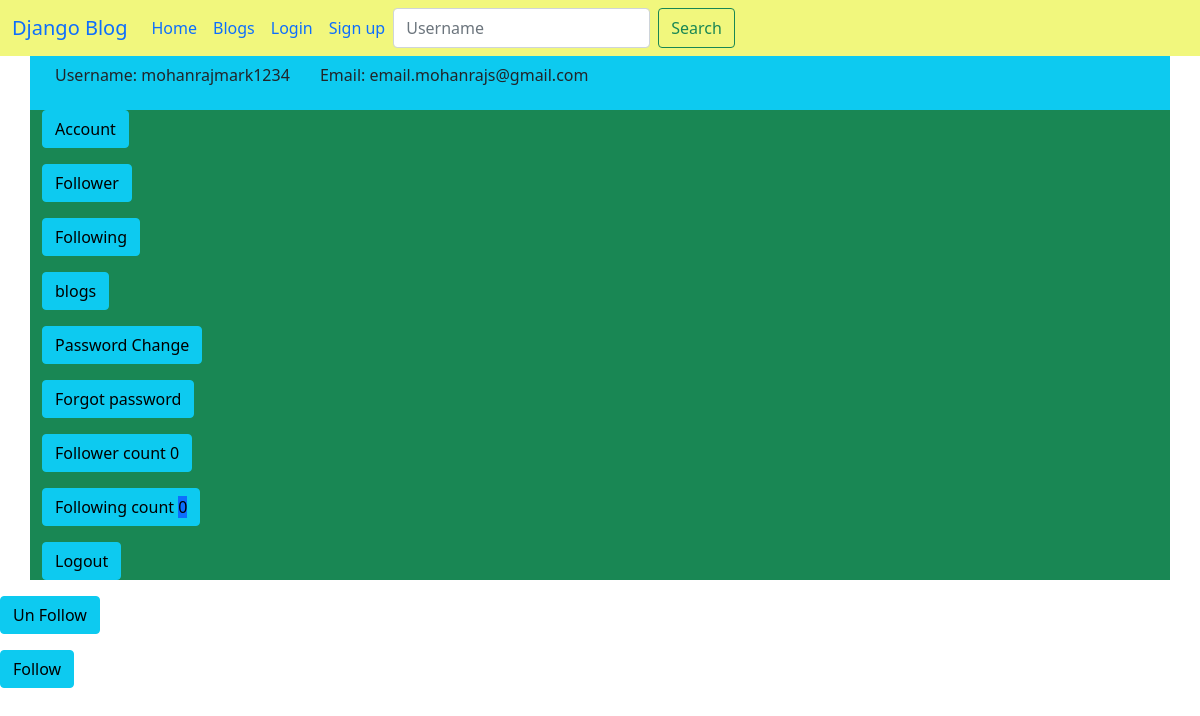
The app's page /profile/1/view/, older data.
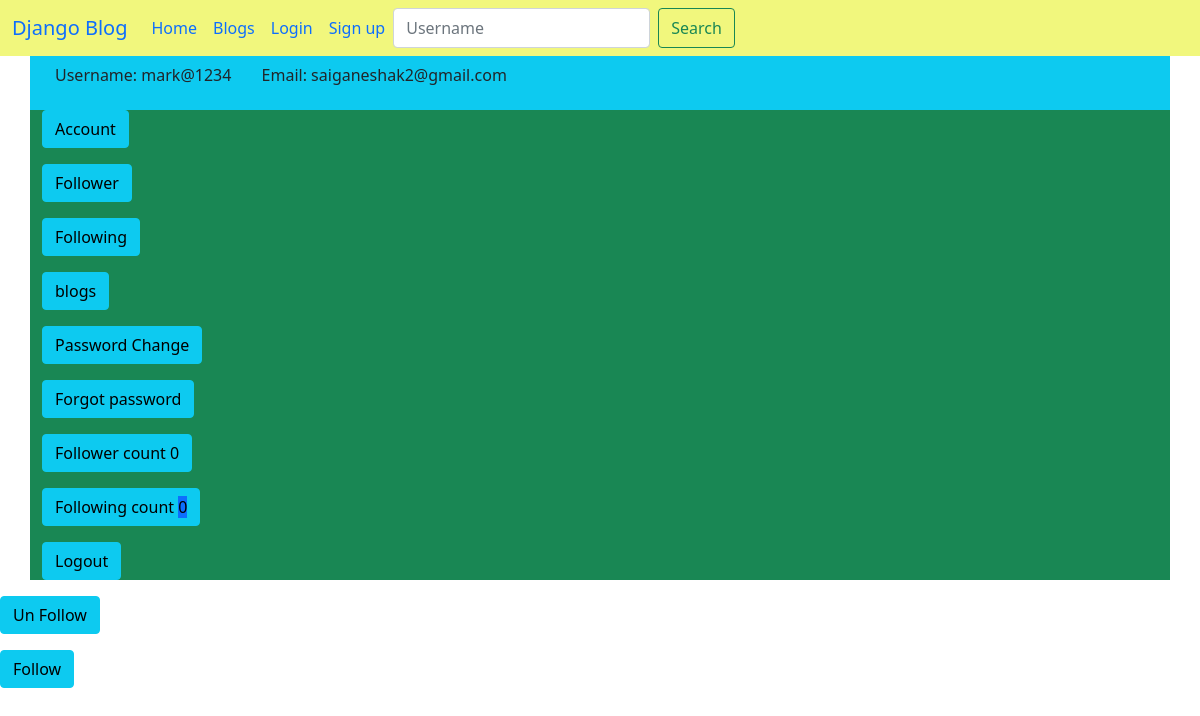
The same page, newer data.
### blog/models.py (models this page shows, shortened)
class User(AbstractUser):
    join_at = models.DateTimeField(auto_now_add=True)
    modified_at = models.DateTimeField(auto_now=True)
    total_post = models.PositiveIntegerField(default=0)
    is_login = models.BooleanField(default=False)

### blog/views.py (the view)
# urls.py: path('profile/<int:pk>/view/', views.view_follower, name="profile"),
def view_follower(request, pk):
    print("pk #####", pk)
    try:
        print("inside the try")
        users = get_object_or_404(User, pk=pk)
        obj = get_object_or_404(Follower, pk=pk)
        followers = obj.follower.all()
        return render(request, 'blog/profile.html', {"users": users, "instance": obj, "followers": followers, "choose": "view_follower"})
    except Http404:
        print("Inside the except")
        obj = Follower(pk=pk)
        obj.save()
        followers = obj.follower.all()
        return render(request, 'blog/profile.html', {"users": users, "instance": obj, "followers": followers, "choose": "view_follower"})

### blog/templates/blog/profile.html (shortened to what this page needs)
{% extends 'blog/base.html'%}
{% block content %}
<div class="container bg-info">
    <p class="btn ">Username: {{users.username}}</p>
    <p class="btn">Email: {{users.email}}</p>
</div>
<div class='container bg-success'>
    <p><a class="bg-info btn btn-info" href="#">Account</a></p>
    <p><a class="bg-info btn btn-info" href="{% url 'blog:follower_profile' user.id %}">Follower</a></p>
    <p><a class="bg-info btn btn-info" href="{% url 'blog:following_profile' user.id %}">Following</a></p>
    <p><a class="bg-info btn btn-info" href="{% url 'blog:user_blog' user.id %}">blogs</a></p>
    <p><a class="bg-info btn btn-info" href="{% url 'blog:password_change' user.username%}">Password Change</a></p>
    <p><a class="bg-info btn btn-info" href="{% url 'blog:password_forgot' user.username%}">Forgot password</a></p>
    <p><a href="{% url 'blog:follower_profile' user.pk %}" class="btn btn-info">Follower count <span class="bg-info">{{instance.follower.count}}</span></a></p>
    <p><a href="{% url 'blog:following_profile' user.pk %}" class="btn btn-info">Following count <span class='bg-primary'>{{instance.following.count}}<span></a></p>
    <p><a class="bg-info btn btn-info"  href="{% url 'blog:logout' user.username %}">Logout</a></p>
</div>
{% if choose == "add_follower" %}
    <p class="btn btn-info"><a href="{% url 'blog:following_profile' users.pk %}">{{follow.username}} <span class="btn btn-info">Following</span></a></p><br>
    <p class="btn btn-info"><a href="{% url 'blog:follower_profile' users.pk %}">{{follow.username}} <span class="btn btn-info">Follower</span></a></p><br>
{% elif choose == "add_following"%}
    <a href="{% url 'blog:following_profile' user.pk %}"><p class="btn">Following</p></a>
    {% for follow in following %}
    <a href="{% url 'blog:following_profile' follow.pk %}">{{follow.username}}</a>
    {% endfor %}
{% elif choose == "remove_follower"%}
    <a href="{% url 'blog:remove_follower' user.pk %}"><p class="btn">Un follow</p></a>
    <a href="{% url 'blog:remove_follower' following.pk %}"  >{{follow.username}}</a>
{% elif choose == "remove_following"%}
    {% for follow in following %}
    <a href="{% url 'blog:following_profile' user.pk %}"><p class="btn">Un Following</p></a>
    <a href="{% url 'blog:follower_profile' follow.pk %}"  >{{follow.username}}</a>
    {% endfor %}
{% elif choose == "view_follower" %}
    <p><a href="{% url 'blog:remove_follower' users.pk %}" class="btn btn-info">Un Follow</a></p>
    <p><a href="{% url 'blog:add_follower' users.pk %}" class="btn btn-info">Follow</a></p>
{% elif choose == "view_following" %}
    <p><a href="{% url 'blog:remove_following' users.pk %}" class="btn btn-info">Un Follow</a></p>
    {% for follow in following %}
    <p class="btn btn-info"><a href="{% url 'blog:follower_profile' follow.pk %}">{{follow.username}}</a></p><br>
    {% endfor %}
{% endif %}
{% endblock content %}

Row changes from the older to the newer data that the page shows:
changed User: username "mohanrajmark1234" → "mark@1234"; email "email.mohanrajs@gmail.com" → "saiganeshak2@gmail.com"
